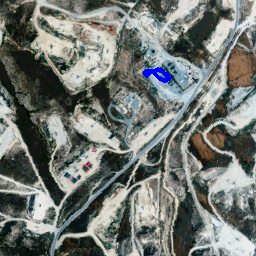
#> input picture methanemapper/data/visual_preds/ang20200708t202321_rdn_v2y1_img_10_2.png, 256 x 256 px, given as the content of the folder r/data/visual_preds/ang20200708t202321_rdn_v2y1_img_10_2.png, which was not available
$ python -i annotation_generator.py   (imports and definitions only)
#> lines starting #> are read from the running program, lines starting #| are printed output that depends on the picture
import os
import json
import shutil
import cv2
import numpy as np
import copy

path = "../data/all_gt_mask"
dest_filepath = "./annotation_1617181920.json"

info = {"year": 2022, "version": 1.0}

json_imgs = []
json_annot = []
license = [{"id": 0, "name": "Unknown", "url": ""}]
categories = [
    {"supercategory": "type", "id": 1, "name": "point_source"},
    {"supercategory": "type", "id": 2, "name": "diffused_source"},
    {"supercategory": "type", "id": 3, "name": "Unknown"},
]
"""
img_template = {"file_name" : ,
				"height" : ,
				"width" : ,
				"id" : file_name}

annot_template = {"image_id" : image_name,
				  "id" : annotation number in that image
				  "segmentation" : [],
				  "bbox" :
				  "category_id" : category}
"""


def getMask(_dir_path, all_files):
    for _file in all_files:
        file_path = os.path.join(_dir_path, _file)
        if _file.split(".")[-1] != "npy":
            img = cv2.imread(file_path)
#> img is the input picture: shape (256, 256, 3); mean B, G, R 113.5, 118.9, 113.8
        else:
            img = np.load(file_path)
        img_gray = cv2.cvtColor(img, cv2.COLOR_BGR2GRAY)
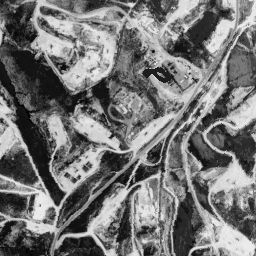
#> img_gray: shape (256, 256); min 0, max 235, mean 116.7

        mask = np.zeros((img_gray.shape))
        mask[img_gray > 0] = 255
        # find all the independent plumes
        plume_mask = []
        plume_bbox = []
        plume_cat = []

        _temp_patch = _file.split(".")[0]
        patch_name = f"{_temp_patch}"
        _temp_patch = _temp_patch.split("_")
        patch_id = f"{_temp_patch[-2]}_{_temp_patch[-1]}"
        file_name = _file[:18]
        contours, hier = cv2.findContours(np.uint8(mask), cv2.RETR_TREE, cv2.CHAIN_APPROX_NONE)
        if len(contours) > 0:
            # cv2.drawContours(img, contours, -1, (0,255,0), 3)
            # cv2.imwrite(f"{dest_seg}/{_file.split('.')[0]}.png", img)
            for _contour in contours:
                if len(_contour) < 8:
                    continue  # plume too small
                sqz_contour = _contour.squeeze(axis=1)  # (width, height) OR (y, x)
                # bbox : (top, left, bottom, right) OR (x.min, ymin, x.max, y.max)
                plume_bbox.append(
                    [
                        int(sqz_contour[:, 1].min()),
                        int(sqz_contour[:, 0].min()),
                        int(sqz_contour[:, 1].max()),
                        int(sqz_contour[:, 0].max()),
                    ]
                )
                plume_mask.append(sqz_contour.tolist())
                plume_cat.append(1)
            annot_template = {
                "patch_name": patch_name,
                "patch_id": patch_id,
                "image_id": file_name,
                "segmentation": plume_mask,
                "bbox": plume_bbox,
                "category_id": plume_cat,
            }
            json_annot.append(annot_template)

    # create json data
    json_data = {"info": info, "licenses": license, "annotations": json_annot, "categories": categories}
    # write data to json file
    if os.path.isfile(dest_filepath):
        os.remove(dest_filepath)
    with open(dest_filepath, mode="w") as f:
        f.write(json.dumps(json_data, indent=4))


def main(path):
    all_dirs = os.listdir(path)
    all_dir_path = [os.path.join(path, _dir_name) for _dir_name in all_dirs]
    for _dir_path in all_dir_path:
        sub_dir_files = os.listdir(_dir_path)
        print("Computing annotations for file", _dir_path)
        getMask(_dir_path, sub_dir_files)


# [2 lines not run here, left out]

>>> result = main('../methanemapper/data/visual_preds/ang20200708t202321_rdn_v2y1_img_10_2.png')

$ run again, on methanemapper/data/visual_preds/ang20200708t202321_rdn_v2y1_img_16_0.png
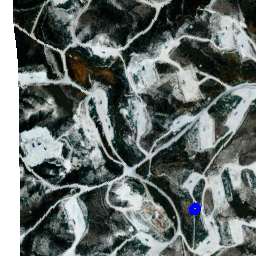
#> input picture methanemapper/data/visual_preds/ang20200708t202321_rdn_v2y1_img_16_0.png, 256 x 256 px, given as the content of the folder r/data/visual_preds/ang20200708t202321_rdn_v2y1_img_16_0.png, which was not available
#> in getMask, img is the input picture: shape (256, 256, 3); mean B, G, R 107.2, 109.9, 101.9
#> in getMask, `img_gray = cv2.cvtColor(img, cv2.COLOR_BGR2GRAY)`:
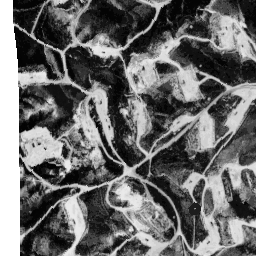
#> img_gray: shape (256, 256); min 3, max 255, mean 107.2

$ run again, on methanemapper/data/visual_preds/ang20200708t202321_rdn_v2y1_img_16_3.png
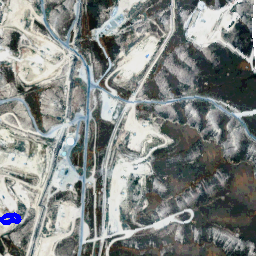
#> input picture methanemapper/data/visual_preds/ang20200708t202321_rdn_v2y1_img_16_3.png, 256 x 256 px, given as the content of the folder r/data/visual_preds/ang20200708t202321_rdn_v2y1_img_16_3.png, which was not available
#> in getMask, img is the input picture: shape (256, 256, 3); mean B, G, R 131.7, 134.4, 129.7
#> in getMask, `img_gray = cv2.cvtColor(img, cv2.COLOR_BGR2GRAY)`:
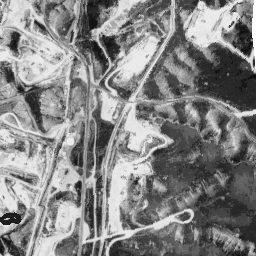
#> img_gray: shape (256, 256); min 5, max 255, mean 132.7

$ run again, on methanemapper/data/visual_preds/ang20200708t204153_rdn_v2y1_img_26_2.png
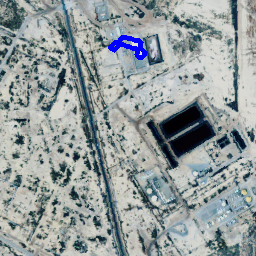
#> input picture methanemapper/data/visual_preds/ang20200708t204153_rdn_v2y1_img_26_2.png, 256 x 256 px, given as the content of the folder r/data/visual_preds/ang20200708t204153_rdn_v2y1_img_26_2.png, which was not available
#> in getMask, img is the input picture: shape (256, 256, 3); mean B, G, R 156.5, 156.6, 148.4
#> in getMask, `img_gray = cv2.cvtColor(img, cv2.COLOR_BGR2GRAY)`:
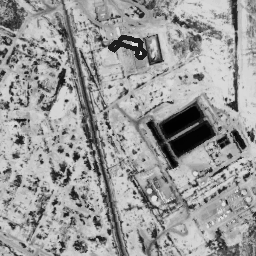
#> img_gray: shape (256, 256); min 1, max 221, mean 154.1
